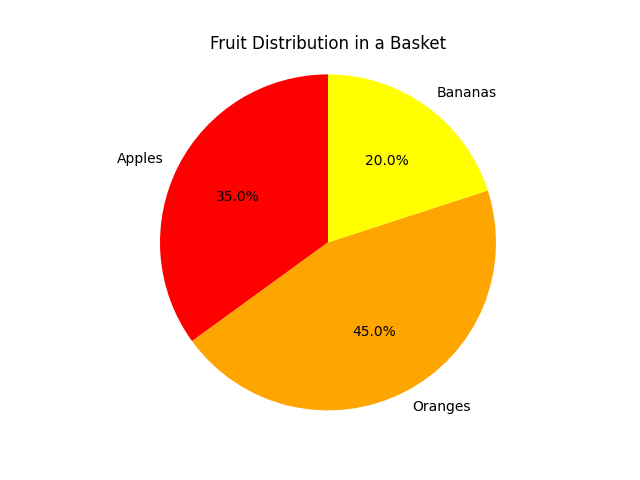

This chart was generated by the following Python code:
import matplotlib.pyplot as plt

# Data for the pie chart
labels = ['Apples', 'Oranges', 'Bananas']
sizes = [35, 45, 20]
colors = ['red', 'orange', 'yellow']  # Optional: Customize colors

# Create the pie chart
plt.pie(sizes, labels=labels, colors=colors, autopct='%1.1f%%', startangle=90)

# Add a title
plt.title('Fruit Distribution in a Basket')

# Ensure the circle's proportion
plt.axis('equal')

plt.savefig('/app/agents/text2chart/v1/save/matplotbench_easy/code/5.png'); plt.close()